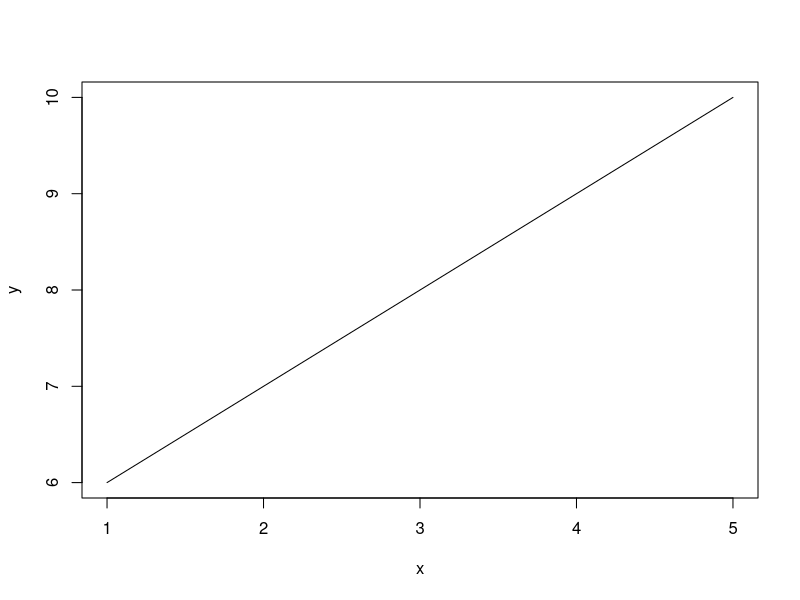
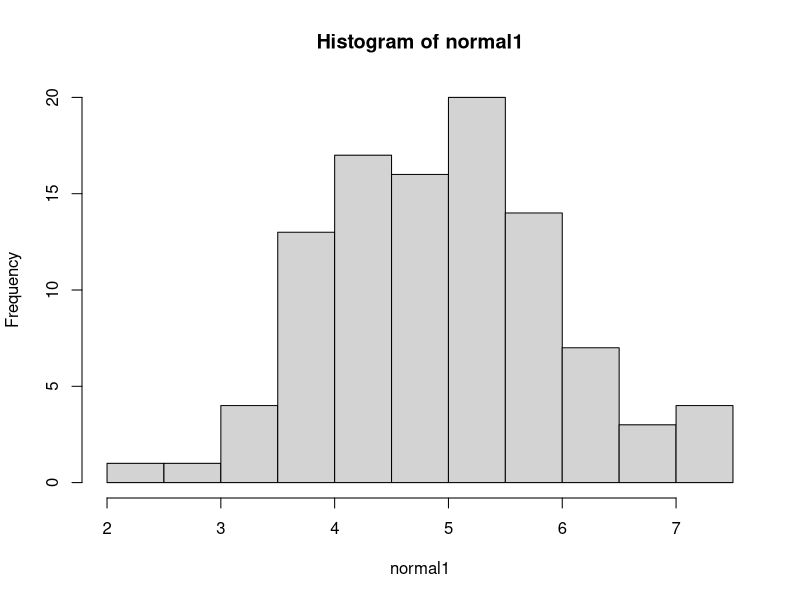

These figures' R source, in order:
setwd("/Users/peterskousen/Documents/AU - Digital design BA/5. Semester/Intro to cultural data science/r-analysis")

install.packages("psych")
remove.packages("psych")
library("psych")

x <- "Hello world" #characters
y <- 5  #numerical
z <- c(1,2,3,4,5) #concatenate
a <- 1:5 #integer

z * 2
t(a) #transposition
x <- 1:5
y <- 6:10
z <- rbind(x,y)
z <- cbind(x,y)
z <- data.frame(x,y)
plot(z, type="l")
corxy <- cor.test(z$x, z$y)

obs <- c(2,5,5,6,10,10,12,18,29,29)

set.seed(666)
n <- 100
normal1 = rnorm(n, 5, 1)
normal1
hist(normal1)

binom1 <- rbinom(n, 1, 0.7)
table(binom1)

##Prepackaged data
data("mtcars")
str(mtcars)
